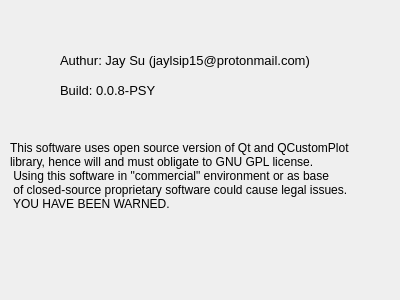
<?xml version="1.0" encoding="UTF-8"?>
<ui version="4.0">
 <class>About</class>
 <widget class="QDialog" name="About">
  <property name="geometry">
   <rect>
    <x>0</x>
    <y>0</y>
    <width>400</width>
    <height>300</height>
   </rect>
  </property>
  <property name="windowTitle">
   <string>Dialog</string>
  </property>
  <widget class="QLabel" name="label">
   <property name="geometry">
    <rect>
     <x>60</x>
     <y>50</y>
     <width>291</width>
     <height>21</height>
    </rect>
   </property>
   <property name="font">
    <font>
     <pointsize>10</pointsize>
    </font>
   </property>
   <property name="text">
    <string>Authur: Jay Su (jaylsip15@protonmail.com)</string>
   </property>
  </widget>
  <widget class="QLabel" name="label_2">
   <property name="geometry">
    <rect>
     <x>10</x>
     <y>100</y>
     <width>381</width>
     <height>151</height>
    </rect>
   </property>
   <property name="text">
    <string>This software uses open source version of Qt and QCustomPlot 
library, hence will and must obligate to GNU GPL license. 
 Using this software in &quot;commercial&quot; environment or as base 
 of closed-source proprietary software could cause legal issues. 
 YOU HAVE BEEN WARNED.</string>
   </property>
  </widget>
  <widget class="QLabel" name="label_3">
   <property name="geometry">
    <rect>
     <x>60</x>
     <y>80</y>
     <width>291</width>
     <height>21</height>
    </rect>
   </property>
   <property name="font">
    <font>
     <pointsize>10</pointsize>
    </font>
   </property>
   <property name="text">
    <string>Build: 0.0.8-PSY</string>
   </property>
  </widget>
 </widget>
 <resources/>
 <connections/>
</ui>
